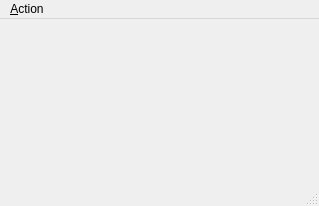
<?xml version="1.0" encoding="UTF-8"?>
<ui version="4.0">
 <class>MainWindow</class>
 <widget class="QMainWindow" name="MainWindow">
  <property name="geometry">
   <rect>
    <x>0</x>
    <y>0</y>
    <width>319</width>
    <height>206</height>
   </rect>
  </property>
  <property name="windowTitle">
   <string>Manager</string>
  </property>
  <widget class="QWidget" name="centralWidget"/>
  <widget class="QMenuBar" name="menuBar">
   <property name="geometry">
    <rect>
     <x>0</x>
     <y>0</y>
     <width>319</width>
     <height>21</height>
    </rect>
   </property>
   <widget class="QMenu" name="menu_Action">
    <property name="title">
     <string>&amp;Action</string>
    </property>
    <addaction name="action_Start"/>
    <addaction name="separator"/>
    <addaction name="actionE_xit"/>
   </widget>
   <addaction name="menu_Action"/>
  </widget>
  <widget class="QStatusBar" name="statusBar"/>
  <action name="actionE_xit">
   <property name="text">
    <string>E&amp;xit</string>
   </property>
   <property name="toolTip">
    <string>Close the application</string>
   </property>
   <property name="shortcut">
    <string>Ctrl+Q</string>
   </property>
  </action>
  <action name="action_Start">
   <property name="text">
    <string>&amp;Start</string>
   </property>
   <property name="toolTip">
    <string>Start/Stop working threads</string>
   </property>
   <property name="shortcut">
    <string>Ctrl+S</string>
   </property>
  </action>
 </widget>
 <layoutdefault spacing="6" margin="11"/>
 <resources/>
 <connections>
  <connection>
   <sender>actionE_xit</sender>
   <signal>triggered()</signal>
   <receiver>MainWindow</receiver>
   <slot>close()</slot>
   <hints>
    <hint type="sourcelabel">
     <x>-1</x>
     <y>-1</y>
    </hint>
    <hint type="destinationlabel">
     <x>199</x>
     <y>149</y>
    </hint>
   </hints>
  </connection>
 </connections>
</ui>
